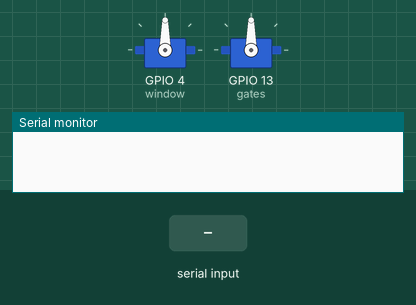
This sketch was run on a simulated ESP32. Parts: 2 × servo, the last lines printed to the serial monitor. The test bench sets the inputs (shaded band).

Above: at 1.2 s.
1.3 s: "90,45\n" received over Serial
At 2.5 s:
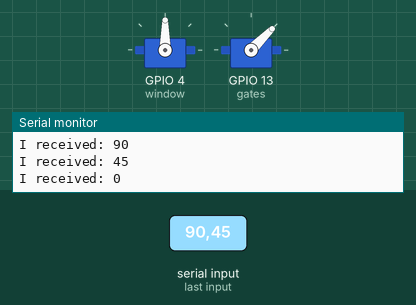
2.8 s: "30,150\n" received over Serial
At 3.7 s:
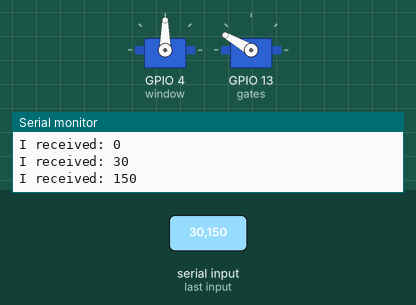
4.3 s: "1\n" received over Serial
At 4.8 s:
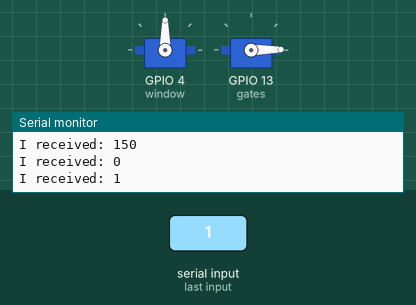
5.8 s: "90\n" received over Serial
At 7.1 s:
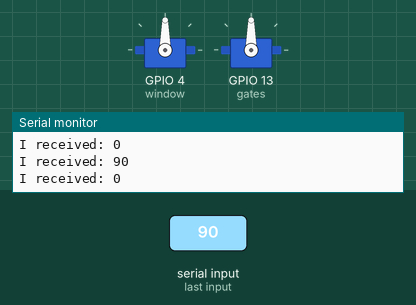
Timing chart, 0 to 8.3 s (numbered marks = the images above; inputs shaded):
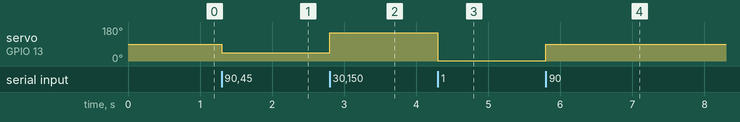

Measured:
- after the input at 1.3 s, servo on GPIO 13 (gates): 90° → 45° at once
- after the input at 2.8 s, servo on GPIO 13 (gates): 45° → 150° at once
- after the input at 4.3 s, servo on GPIO 13 (gates): 150° → 1° at once
- after the input at 5.8 s, servo on GPIO 13 (gates): 1° → 90° at once

The sketch:

servo_calibration.ino
```cpp
/*
1. откройте монитор порта
2. справа выберите режим "No Line Ending/ Нет конца строки"
*/
#include <ESP32_Servo.h>
Servo window;
Servo gates;
int incomingByte = 0;
bool mode = 0;

void setup() {
  window.attach(4);
  gates.attach(13);
  Serial.begin(115200);
}

void loop() {
  if (Serial.available() > 0) {  //если есть доступные данные
    // считываем байт
    incomingByte = Serial.parseInt();
    if (incomingByte == 888) {
      mode = 1; // смена режима
      Serial.println("окно");
    } else if (incomingByte == 777) {
      mode = 0;
      Serial.println("ворота");
    }
    // отсылаем то, что получили
    Serial.print("I received: ");
    Serial.println(incomingByte);
    if (incomingByte > 0 and incomingByte < 181 and mode == 0) {
      gates.write(incomingByte);
    }
    if (incomingByte > 0 and incomingByte < 181 and mode == 1) {
      window.write(incomingByte);
    }
  }
}
```
